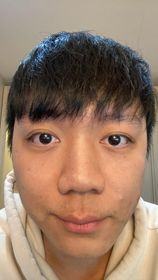
#> input picture Image filters and Point Location/swh_face1.jpg, 158 x 280 px
$ jupyter execute 'Example of Normalised Cross Correlation.ipynb'
#> lines starting #> are read from the running program, lines starting #| are printed output that depends on the picture; long printed decimals are rounded
[cell 1]
"""
Searching for a target with a kernel.
Create a kernel by cropping an image.
Use normalised cross correlation to search image for good matches.
"""

import numpy as np
from scipy import misc,ndimage
import matplotlib.pyplot as plt
from skimage import io,color
from skimage.transform import downscale_local_mean

[cell 2]
# Load image as grey-scale and convert to type float
face_im_full = color.rgb2gray(io.imread('swh_face1.jpg')).astype(np.float32)
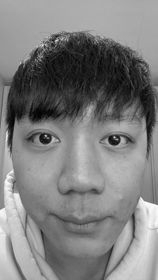
#> face_im_full: shape (280, 158) float32; min 0, max 1, mean 0.498

# Downscale image for speed
face_im=downscale_local_mean(face_im_full,(1,1))


# Target centre
#p=[162, 75] # Right eye
p=[79, 180] # Nose tip
#p=[162, 162] # Right mouth corner


plt.imshow(face_im, cmap=plt.cm.gray)
plt.plot(p[0],p[1],"o",color="yellow")
plt.axis('off')   # Don't display image axes
plt.title("Original Face Image")
plt.show()

# Half-width of region to crop
w=15

# Crop patch.
# Note use (y,x) because image represented as matrix
patch=face_im[p[1]-w:p[1]+w,p[0]-w:p[0]+w]

# io.imsave("kernel_patch.png",patch)

# Remove mean value
patch=patch-patch.mean()

# Arrange that sum of squares of elements is unity
patch=patch/(np.sqrt((patch*patch).sum()))

plt.imshow(patch,cmap=plt.cm.gray)
plt.axis('off')   # Don't display image axes
plt.title("Patch")
plt.show()

[cell 3]
# Load image as grey-scale and convert to type float
face_im2_full = color.rgb2gray(io.imread('swh_face2.jpg')).astype(np.float32)
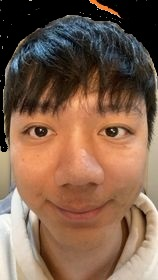
#> input picture Image filters and Point Location/swh_face2.jpg, 158 x 280 px
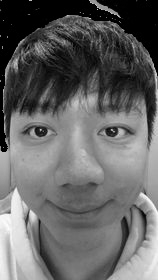
#> face_im2_full: shape (280, 158) float32; min 0, max 0.995, mean 0.396

# Downscale image for speed
face_im2=downscale_local_mean(face_im2_full,(1,1))

# io.imsave("face2.png",face_im2)


result1=ndimage.correlate(face_im2,patch)
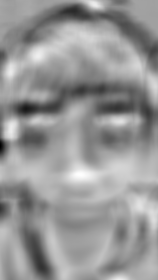
#> result1: shape (280, 158) float32; min -5.12, max 3.02, mean -0.305; drawn with min black and max white


# Compute local estimate of variance using
# var=mean_sqr-mean*mean
mean_im=ndimage.filters.uniform_filter(face_im2,patch.shape)
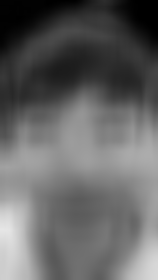
#> mean_im: shape (280, 158) float32; min 0.000314, max 0.903, mean 0.395
sum_sq_im=ndimage.filters.uniform_filter(face_im2*face_im2,patch.shape)
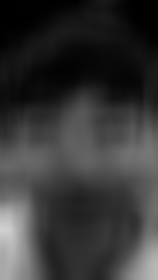
#> sum_sq_im: shape (280, 158) float32; min 2.3e-06, max 0.82, mean 0.217
var_im=sum_sq_im-(mean_im*mean_im)
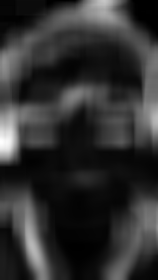
#> var_im: shape (280, 158) float32; min 2.2e-06, max 0.0889, mean 0.017; drawn with min black and max white
ssd_im=var_im*patch.size  # Sum of Sq. Diff = n * var
sd_im=np.sqrt(ssd_im)
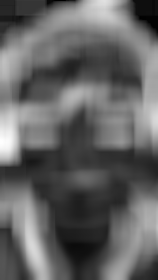
#> sd_im: shape (280, 158) float32; min 0.0445, max 8.94, mean 3.52; drawn with min black and max white

plt.imshow(sd_im,cmap=plt.cm.gray)
plt.axis('off')   # Don't display image axes
plt.title("Estimate of local SD")
plt.show()


ncc_result=result1/(sd_im+0.0001)
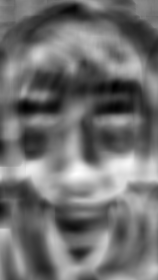
#> ncc_result: shape (280, 158) float32; min -0.777, max 0.899, mean -0.0366; drawn with min black and max white

print("Range of NCC result: [",ncc_result.min(),",",ncc_result.max(),"]")
#| Range of NCC result: [ -0.777 , 0.899 ]

[cell 4]
# io.imsave("ncc_result.png",ncc_result)

# Find the position of the peak (maximum)
# np.argmax() returns index as single integer
# np.unravel_index converts that into the (i,j) position
max_p=np.unravel_index(np.argmax(ncc_result, axis=None), ncc_result.shape)
#> max_p = (173, 76)
print("Max response at ",max_p)
#| Max response at  (173, 76)

# Uncomment the following line to threshold the result
#ncc_result=(ncc_result>0.5)*ncc_result

fig2 = plt.figure(figsize = (12,4)) # Create a large figure
ax = fig2.add_subplot(1,3,1)
ax.imshow(face_im2, cmap=plt.cm.gray)
ax.set_title("Original Image")
ax.axis('off')
ax = fig2.add_subplot(1,3,2)
ax.imshow(result1, cmap=plt.cm.gray)
ax.set_title("Response1")
ax.plot(max_p[1],max_p[0],"x",color="red")
ax.axis('off')
ax = fig2.add_subplot(1,3,3)
ax.imshow(ncc_result, cmap=plt.cm.gray)
ax.set_title("NCC Response")
ax.plot(max_p[1],max_p[0],"x",color="red")
ax.axis('off')
plt.show()
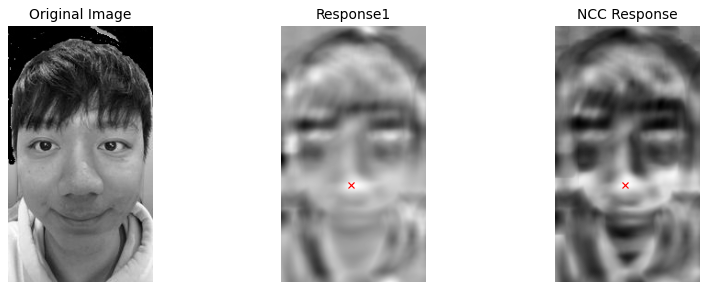
#> figure drawn by matplotlib, 3 panels
